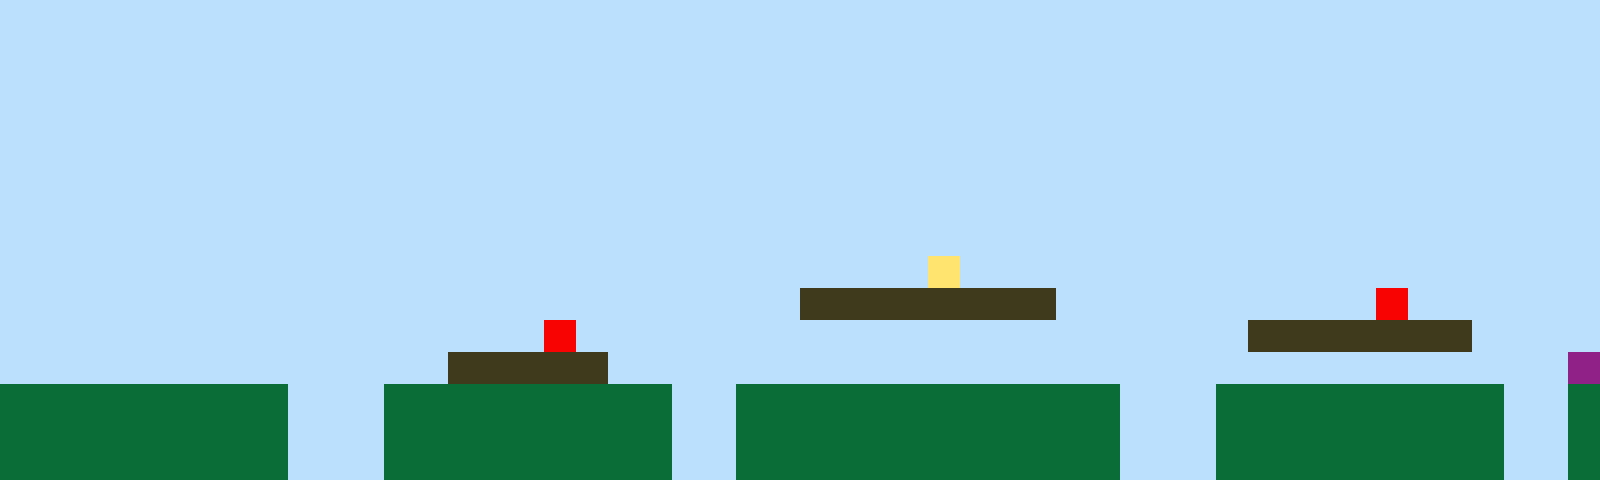

A 2D game scene composited from a Tiled map and its tileset images. What follows is a short description and the map's XML, with every tile layer's data as written:
An orthogonal 50x15 tile map with 32x32 px tiles, 1 tile layer (Tile Layer 1).

<map version="1.10" tiledversion="1.11.2" orientation="orthogonal" renderorder="right-up" width="50" height="15" tilewidth="32" tileheight="32" infinite="0" nextlayerid="2" nextobjectid="1"><editorsettings><export target="map1.csv" format="csv" /></editorsettings><tileset firstgid="1" name="sprites" tilewidth="32" tileheight="32" tilecount="6" columns="3"><image source="sprites.png" width="96" height="64" /></tileset><layer id="1" name="Tile Layer 1" width="50" height="15"><data encoding="csv">1,1,1,1,1,1,1,1,1,1,1,1,1,1,1,1,1,1,1,1,1,1,1,1,1,1,1,1,1,1,1,1,1,1,1,1,1,1,1,1,1,1,1,1,1,1,1,1,1,1,1,1,1,1,1,1,1,1,1,1,1,1,1,1,1,1,1,1,1,1,1,1,1,1,1,1,1,1,1,1,1,1,1,1,1,1,1,1,1,1,1,1,1,1,1,1,1,1,1,1,1,1,1,1,1,1,1,1,1,1,1,1,1,1,1,1,1,1,1,1,1,1,1,1,1,1,1,1,1,1,1,1,1,1,1,1,1,1,1,1,1,1,1,1,1,1,1,1,1,1,1,1,1,1,1,1,1,1,1,1,1,1,1,1,1,1,1,1,1,1,1,1,1,1,1,1,1,1,1,1,1,1,1,1,1,1,1,1,1,1,1,1,1,1,1,1,1,1,1,1,1,1,1,1,1,1,1,1,1,1,1,1,1,1,1,1,1,1,1,1,1,1,1,1,1,1,1,1,1,1,1,1,1,1,1,1,1,1,1,1,1,1,1,1,1,1,1,1,1,1,1,1,1,1,1,1,1,1,1,1,1,1,1,1,1,1,1,1,1,1,1,1,1,1,1,1,1,1,1,1,1,1,1,1,1,1,1,1,1,1,1,1,1,1,1,1,1,1,1,1,1,1,1,1,1,1,1,1,1,1,1,1,1,1,1,1,1,1,1,1,1,1,1,1,1,1,1,1,1,1,1,1,1,1,1,1,1,1,1,1,1,1,1,1,1,1,1,1,1,1,1,1,1,1,1,1,1,1,1,1,1,1,1,1,1,1,1,1,1,1,1,1,1,1,1,1,1,1,1,1,1,1,1,1,1,1,1,1,1,1,1,1,1,1,1,1,1,1,1,1,1,1,1,1,1,1,1,1,1,1,1,1,1,1,1,1,1,1,1,1,1,1,1,1,1,1,1,1,1,4,1,1,1,1,1,1,1,1,1,1,1,1,1,1,1,1,1,1,1,1,1,1,1,1,1,1,1,1,1,1,1,1,1,1,1,1,1,1,1,1,1,1,1,1,1,3,3,3,3,3,3,3,3,1,1,1,1,1,1,1,1,1,1,5,1,1,1,1,1,1,1,1,1,1,1,1,1,1,1,1,1,1,1,1,1,1,1,5,1,1,1,1,1,1,1,1,1,1,1,1,1,1,1,1,1,1,1,1,1,3,3,3,3,3,3,3,1,1,1,1,1,1,1,1,1,1,1,1,1,1,1,1,1,1,3,3,3,3,3,1,1,1,1,1,1,1,1,1,1,1,1,1,1,1,1,1,1,1,1,1,1,1,1,1,1,1,1,1,1,6,2,2,2,2,2,2,2,2,2,1,1,1,2,2,2,2,2,2,2,2,2,1,1,2,2,2,2,2,2,2,2,2,2,2,2,1,1,1,2,2,2,2,2,2,2,2,2,1,1,2,2,2,2,2,2,2,2,2,2,1,1,1,2,2,2,2,2,2,2,2,2,1,1,2,2,2,2,2,2,2,2,2,2,2,2,1,1,1,2,2,2,2,2,2,2,2,2,1,1,2,2,2,2,2,2,2,2,2,2,1,1,1,2,2,2,2,2,2,2,2,2,1,1,2,2,2,2,2,2,2,2,2,2,2,2,1,1,1,2,2,2,2,2,2,2,2,2,1,1,2</data></layer></map>
